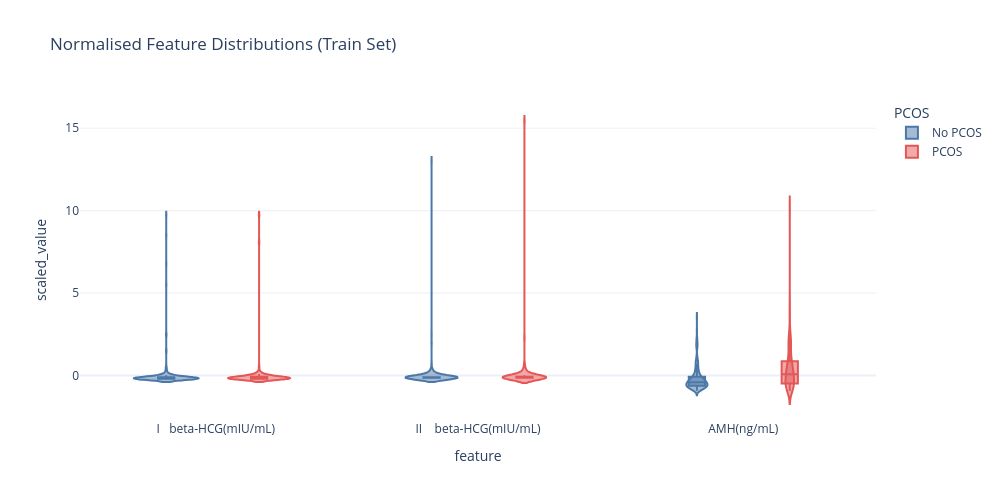

The cell this chart's notebook holds for it:
### Markdown cell above
## 8 · Visualise Normalised Distributions

### Code cell
top8 = all_features[:8]
plot_df = X_train_scaled[top8].copy()
plot_df["PCOS"] = y_train.values
plot_melt = plot_df.melt(id_vars="PCOS", var_name="feature", value_name="scaled_value")
plot_melt["PCOS"] = plot_melt["PCOS"].map({0: "No PCOS", 1: "PCOS"})

fig = px.violin(
    plot_melt,
    x="feature", y="scaled_value",
    color="PCOS",
    box=True,
    points=False,
    color_discrete_map={"No PCOS": "#4C78A8", "PCOS": "#E45756"},
    title="Normalised Feature Distributions (Train Set)",
    template="plotly_white",
    width=1000, height=500,
)
fig.show()

### Figure 1 — Plotly figure (JSON) as saved in the notebook; plotly's stock layout.template omitted (floating-point values rounded to 4 significant figures; data arrays with more than 128 entries replaced by an {"elided": "..."} marker saying what was removed)
{"data": [{"alignmentgroup": "True", "box": {"visible": true}, "hovertemplate": "PCOS=No PCOS<br>feature=%{x}<br>scaled_value=%{y}<extra></extra>", "legendgroup": "No PCOS", "marker": {"color": "#4C78A8"}, "name": "No PCOS", "offsetgroup": "No PCOS", "orientation": "v", "points": false, "scalegroup": "True", "showlegend": true, "type": "violin", "x": {"elided": "873 str values"}, "x0": " ", "xaxis": "x", "y": {"elided": "873 float values"}, "y0": " ", "yaxis": "y"}, {"alignmentgroup": "True", "box": {"visible": true}, "hovertemplate": "PCOS=PCOS<br>feature=%{x}<br>scaled_value=%{y}<extra></extra>", "legendgroup": "PCOS", "marker": {"color": "#E45756"}, "name": "PCOS", "offsetgroup": "PCOS", "orientation": "v", "points": false, "scalegroup": "True", "showlegend": true, "type": "violin", "x": {"elided": "423 str values"}, "x0": " ", "xaxis": "x", "y": {"elided": "423 float values"}, "y0": " ", "yaxis": "y"}], "layout": {"height": 500, "legend": {"title": {"text": "PCOS"}, "tracegroupgap": 0}, "title": {"text": "Normalised Feature Distributions (Train Set)"}, "violinmode": "group", "width": 1000, "xaxis": {"anchor": "y", "domain": [0, 1], "title": {"text": "feature"}}, "yaxis": {"anchor": "x", "domain": [0, 1], "title": {"text": "scaled_value"}}}}
